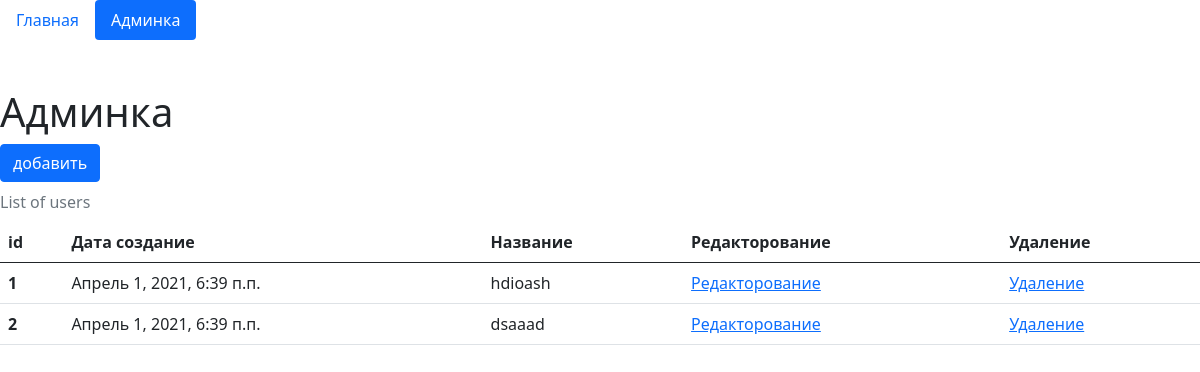
Page /edit-page on the earlier database version.
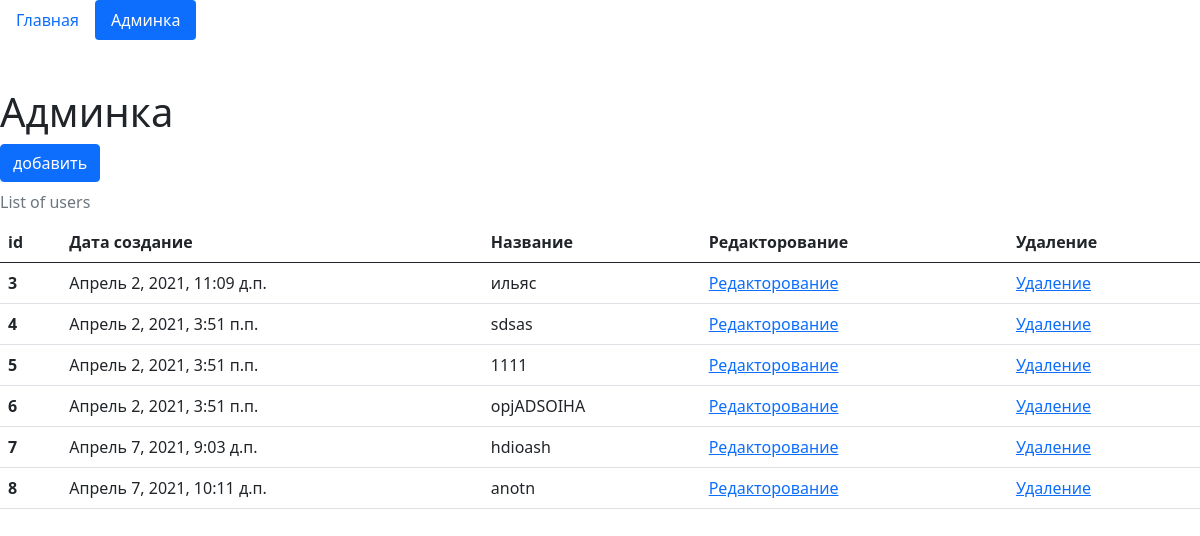
Same page on the later database version.
### main/models.py (models this page shows, shortened)
class Material(models.Model):
    name = models.CharField(max_length=250)
    text = models.TextField()
    create_date = models.DateTimeField(auto_now=True)

### main/views.py (the view)
# urls.py: path('edit-page', views.edit_page, name='edit_page'),
def edit_page(request):
    if request.method == 'POST':
        form = ArticleForm(request.POST)
        if form.is_valid():
            form.save()
    template = 'edit_page.html'
    context = {
        'list_material': Material.objects.all(),
        'form': ArticleForm(),
    }
    return render(request, template, context)

### main/templates/edit_page.html (shortened to what this page needs)
{% extends "index.html" %}
    {% block content %}
    <h1 class="mt-5">Админка</h1>
<button type="button" class="btn btn-primary" data-bs-toggle="modal" data-bs-target="#exampleModal">
  добавить
</button>
    {% if update %}
    <p>Страница редактирования</p>
    <p><a href="{% url 'edit_page' %}"> Вернутся назад</a></p>
    <form id="update_data" method="POST">
      {% csrf_token %}
      {{form}}
    <button form="update_data" type="submit" class="btn btn-primary">Обновить</button>
    </form>
    {% else %}
    <table class="table caption-top">
        <caption>List of users</caption>
        <thead>
          <tr>
            <th scope="col">id</th>
            <th scope="col">Дата создание</th>
            <th scope="col">Название</th>
            <th scope="col">Редакторование</th>
            <th scope="col">Удаление</th>
          </tr>
        </thead>
        <tbody>
            {% for el in list_material %}
          <tr>
            <th>{{el.id}}</th>
            <td>{{el.create_date}}</td>
            <td>{{el.name}}</td>
            <td><a href="{% url 'update_page' el.id %}">Редакторование</a></td>
            <td><a href="{% url 'delete_page' el.id %}">Удаление</a></td>
          </tr>
          {% endfor %}
   {% endif %}
{% endblock %}

Differences in the rows shown:
removed Material: id "1", create_date "Апрель 1, 2021, 6:39 п.п.", name "hdioash"
removed Material: id "2", create_date "Апрель 1, 2021, 6:39 п.п.", name "dsaaad"
added Material: id "3", create_date "Апрель 2, 2021, 11:09 д.п.", name "ильяс"
added Material: id "4", create_date "Апрель 2, 2021, 3:51 п.п.", name "sdsas"
added Material: id "5", create_date "Апрель 2, 2021, 3:51 п.п.", name "1111"
added Material: id "6", create_date "Апрель 2, 2021, 3:51 п.п.", name "opjADSOIHA"
added Material: id "7", create_date "Апрель 7, 2021, 9:03 д.п.", name "hdioash"
added Material: id "8", create_date "Апрель 7, 2021, 10:11 д.п.", name "anotn"
